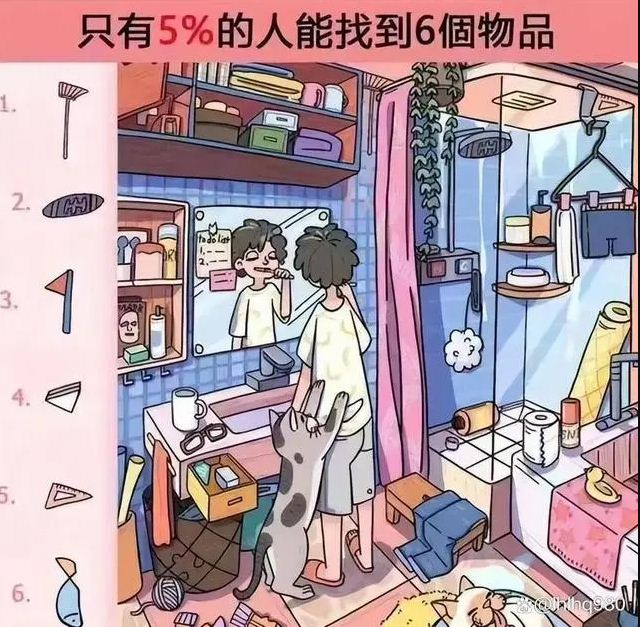
#> input picture images/objects.jpg, 640 x 627 px
$ python -i Commons.py   (imports and definitions only)
#> lines starting #> are read from the running program, lines starting #| are printed output that depends on the picture; after the words box and inside, x2 and y2 are one past the last pixel; in counts of white or black regions, pixels touching at a corner belong together
import cv2 as cv
import numpy as np
from sklearn.cluster import KMeans

def read_image(filepath):
    # Read image
    img = cv.imread(filepath)
    if img is None:
        raise FileNotFoundError("File not found: %s" % filepath)
    return img


def img_reverse(img):
    return cv.bitwise_not(img)


def img_split(img, mode = "left", ratio = 0.2, fill = False):
    # default: get left 20% of image
    if mode == "left":
        img_split = img[:, :int(img.shape[1]*ratio)]
    elif mode == "right":
        img_split = img[:, int(img.shape[1]*(1-ratio)):]
    elif mode == "top":
        img_split = img[:int(img.shape[0]*ratio), :]
    elif mode == "bottom":
        img_split = img[int(img.shape[0]*(1-ratio)):, :]
    else:
        img_split = img
    if fill:
        # 如果要填充的话，就把裁掉的部分填充为灰色
        filled_img = np.full_like(img, 128)
        if mode == "left":
            filled_img[:, :img_split.shape[1]] = img_split
        elif mode == "right":
            filled_img[:, -img_split.shape[1]:] = img_split
        elif mode == "top":
            filled_img[:img_split.shape[0], :] = img_split
        elif mode == "bottom":
            filled_img[-img_split.shape[0]:, :] = img_split
        else:
            filled_img = img_split
    else:
        filled_img = img_split

    return filled_img


def img_show(img, winname = "img"):
    cv.namedWindow(winname, cv.WINDOW_NORMAL)
    cv.imshow(winname, img)
    cv.waitKey(0)
    try:
        cv.destroyWindow(winname)
    except cv.error:
        pass


def img_reverse(img):
    return cv.bitwise_not(img)


def get_dominant_color(image, k=2):
    # Reshape the image to be a list of pixels
    pixels = image.reshape(-1, 3)

    # Perform k-means clustering to find the most dominant colors
    kmeans = KMeans(n_clusters=k)
    kmeans.fit(pixels)

    # Get the RGB values of the cluster centers
    colors = kmeans.cluster_centers_

    # Get the number of pixels in each cluster
    counts = np.bincount(kmeans.labels_)

    # Find the most dominant color
    dominant_color = colors[counts.argmax()]

    return dominant_color


# 获取所有物体
def get_objects(img):
    # 裁切图片
    img = img_split(img, mode = "left", ratio = 0.18)
    img = img_split(img, mode = "bottom", ratio = 0.89)
    img = img_split(img, mode = "right", ratio = 0.7)

    img_drawn = img.copy()

    # 灰度化
    img = cv.cvtColor(img, cv.COLOR_BGR2GRAY)
    # 二值化
    img = cv.threshold(img, 127, 255, cv.THRESH_BINARY)[1]
    # 腐蚀
    img = img_erode(img, kernel_size=3)

    num_labels, labels, stats, centroids = cv.connectedComponentsWithStats(img, connectivity=8)
    img = img_size_masking(img, stats, labels, 500, 0)

    img = img_reverse(img)

    # 轮廓检测
    contours, hierarchy = cv.findContours(img, cv.RETR_EXTERNAL, cv.CHAIN_APPROX_SIMPLE)

    objects = []

    for contour in contours:
        x, y, w, h = cv.boundingRect(contour)
        mask = img[y:y+h, x:x+w]
        object = img_drawn[y:y + h, x:x + w]
        # 为了方便，将背景变为灰色
        object[mask == 0] = 120

        img_show(object)

        objects.append(object)

    return objects


# 膨胀
def img_dilate(img, kernel_size=1):
    kernel = np.ones((kernel_size, kernel_size), np.uint8)
    img = cv.dilate(img, kernel, iterations = 1)
    return img


# 腐蚀
def img_erode(img, kernel_size=1):
    kernel = np.ones((kernel_size, kernel_size), np.uint8)
    img = cv.erode(img, kernel, iterations = 1)
    return img


# 剔除面积过小或过大的连通域
def img_size_masking(img, stats, labels, threshold_area = 500, mode = 0):
    assert mode == 1 or mode == 0

    if mode == 0:
        small_areas = np.where(stats[:, cv.CC_STAT_AREA] < threshold_area)[0]
        labels[np.isin(labels, small_areas)] = 0
    elif mode == 1:
        small_areas = np.where(stats[:, cv.CC_STAT_AREA] > threshold_area)[0]
        labels[np.isin(labels, small_areas)] = 0

    result = np.uint8(labels > 0) * 255

    return result


def find_target(object, target_img):
    object = cv.cvtColor(object, cv.COLOR_BGR2GRAY)
    target_img = cv.cvtColor(target_img, cv.COLOR_BGR2GRAY)

    # 匹配模板
    result = cv.matchTemplate(target_img, object, cv.TM_CCOEFF_NORMED)
    min_val, max_val, min_loc, max_loc = cv.minMaxLoc(result)

    return max_loc

>>> import cv2
>>> picture = cv2.imread('images/objects.jpg')
#> picture is the input picture: shape (627, 640, 3); mean B, G, R 163.7, 156.1, 179.2
>>> result = get_objects(picture)
#> call 2 of img_split, with mode = 'bottom', ratio = 0.89, fill = False
#> in img_split (call 2), `img_split = img[int(img.shape[0]*(1-ratio)):, :]`:
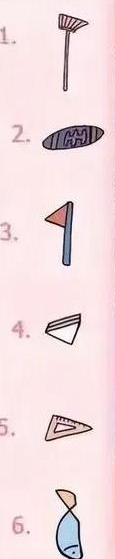
#> img_split: shape (559, 115, 3); mean B, G, R 224, 221.2, 241.4
#> call 3 of img_split, with mode = 'right', ratio = 0.7, fill = False
#> in img_split (call 3), `img_split = img[:, int(img.shape[1]*(1-ratio)):]`:
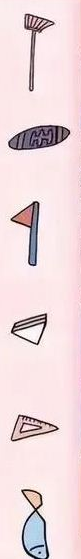
#> img_split: shape (559, 81, 3); mean B, G, R 220.6, 217.5, 237.5
#> in get_objects, `img = cv.threshold(img, 127, 255, cv.THRESH_BINARY)[1]`:
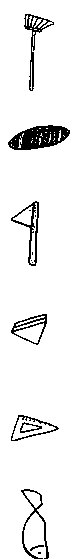
#> img: shape (559, 81); 94% white; 14 black regions (6 under 20 px), largest, box (x1, y1, x2, y2) and area: (8, 125, 70, 150) 970, (24, 14, 54, 91) 403, (11, 201, 39, 266) 381
#> in img_erode, `img = cv.erode(img, kernel, iterations = 1)`: img: shape (559, 81); 88.8% white; 6 black regions, box (x1, y1, x2, y2) and area: (7, 124, 71, 151) 1258, (20, 488, 50, 559) 849, (23, 13, 55, 92) 816, (10, 200, 40, 267) 808, (10, 414, 60, 442) 696, (10, 313, 48, 346) 635
#> in get_objects, `num_labels, labels, stats, centroids = cv.connectedComponentsWithStats..`:
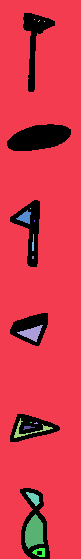
#> labels: shape (559, 81) int32; 18 distinct labels, from 0 to 17; one colour per label, 0 black
#> in get_objects, `num_labels, labels, stats, centroids = cv.connectedComponentsWithStats..`: num_labels = 18; stats = 18 rows, first 6: [7, 13, 64, 546, 5062], [0, 0, 81, 559, 39070], [34, 19, 1, 1, 1], [38, 20, 2, 2, 2], [44, 21, 1, 1, 1], [30, 208, 1, 1, 1]; centroids = 18 rows, first 8: [33.74, 265.1], [41.05, 276.1], [34, 19], [38.5, 20.5], [44, 21], [30, 208], [24.68, 216.9], [34, 220.5]
#> in img_size_masking, `small_areas = np.where(stats[:, cv.CC_STAT_AREA] < threshold_area)[0]`: small_areas = [2, 3, 4, 5, 6, 7, 8, 9, 10, 11, 12, 13, 14, 15, 16, 17]
#> in img_size_masking, `labels[np.isin(labels, small_areas)] = 0`:
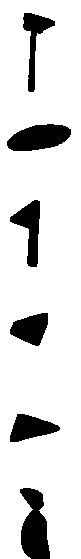
#> labels: shape (559, 81) int32; values 0 (black) and 1 (white), 86.3% white; 6 black regions, box (x1, y1, x2, y2) and area: (20, 488, 50, 559) 1476, (7, 124, 71, 151) 1258, (10, 200, 40, 267) 954, (10, 414, 60, 442) 862, (10, 313, 48, 346) 839, (23, 13, 55, 92) 820
#> in img_reverse, `return cv.bitwise_not(img)`: returned value: shape (559, 81); 13.7% white; 6 white regions
#> in get_objects, `contours, hierarchy = cv.findContours(img, cv.RETR_EXTERNAL, cv.CHAIN_..`: contours = 6 contours; box (x1, y1, x2, y2) and area: (20, 488, 50, 559) 1388, (7, 124, 71, 151) 1188, (10, 200, 40, 267) 872, (10, 414, 60, 442) 801, (10, 313, 48, 346) 786, (23, 13, 55, 92) 720
#> the loop in get_objects, `for contour in contours:` made 6 passes
#> (x, y, w, h) on passes 1 to 6: (20, 488, 30, 71), (10, 414, 50, 28), (10, 313, 38, 33), (10, 200, 30, 67), (7, 124, 64, 27), (23, 13, 32, 79)
#> pass 1, in img_show, `cv.imshow(winname, img)`:
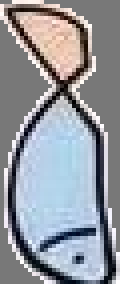
#> window 'img': shape (71, 30, 3) (shown 4 times larger); mean B, G, R 157.7, 150.3, 146.6
#> after the loop in get_objects, `for contour in contours:`:
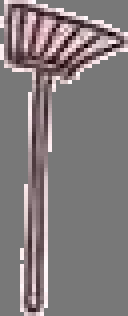
#> object: shape (79, 32, 3) (shown 4 times larger); mean B, G, R 125.1, 123.8, 130.8
#> after the loop in get_objects, `for contour in contours:`: objects = 6 items
#> result = 6 items
